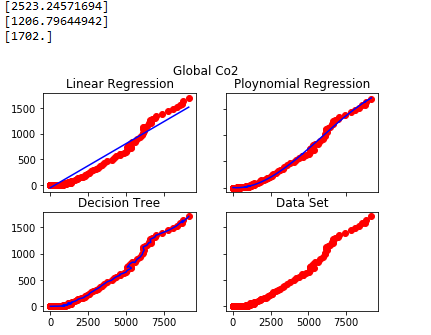

Reproduce this figure in Python.


# Polynomial Regression

# Importing the libraries
import numpy as np
import matplotlib.pyplot as plt
import pandas as pd

# Importing the dataset
dataset = pd.read_csv('global_co2.csv')
X = dataset.iloc[:, 1:2].values
y = dataset.iloc[:, 2].values

# Splitting the dataset into the Training set and Test set
"""from sklearn.cross_validation import train_test_split
X_train, X_test, y_train, y_test = train_test_split(X, y, test_size = 0.2, random_state = 0)"""


# Fitting Linear Regression to the dataset
from sklearn.linear_model import LinearRegression
lin_reg = LinearRegression()
lin_reg.fit(X, y)

# Fitting Polynomial Regression to the dataset
from sklearn.preprocessing import PolynomialFeatures
poly_reg = PolynomialFeatures(degree = 3)
X_poly = poly_reg.fit_transform(X)
poly_reg.fit(X_poly, y)
lin_reg_2 = LinearRegression()
lin_reg_2.fit(X_poly, y)

from sklearn.tree import DecisionTreeRegressor
regressor = DecisionTreeRegressor(random_state = 0)
regressor.fit(X, y)



fig, ((ax1, ax2), (ax3, ax4)) = plt.subplots(2,2)
fig.suptitle('Global Co2')
ax1.set_title('Linear Regression')
ax1.scatter(X, y, color = 'red')
ax1.plot(X, lin_reg.predict(X), color = 'blue')
ax2.set_title('Ploynomial Regression')
ax2.scatter(X, y, color = 'red')
ax2.plot(X, lin_reg_2.predict(poly_reg.fit_transform(X)), color = 'blue')
ax3.set_title('Decision Tree')
ax3.scatter(X, y, color = 'red')
ax3.plot(X, regressor.predict(X), color = 'blue')
ax4.scatter(X, y, color = 'red')
ax4.set_title('Data Set')

for ax in fig.get_axes():
    ax.label_outer()


# Predicting a new result with Linear Regression
m=lin_reg.predict([[15000]])
print(m)

# Predicting a new result with Polynomial Regression
n=lin_reg_2.predict(poly_reg.fit_transform([[15000]]))
print(n)

# Predicting a new result
o=y_pred = regressor.predict([[15000]])
print(o)
